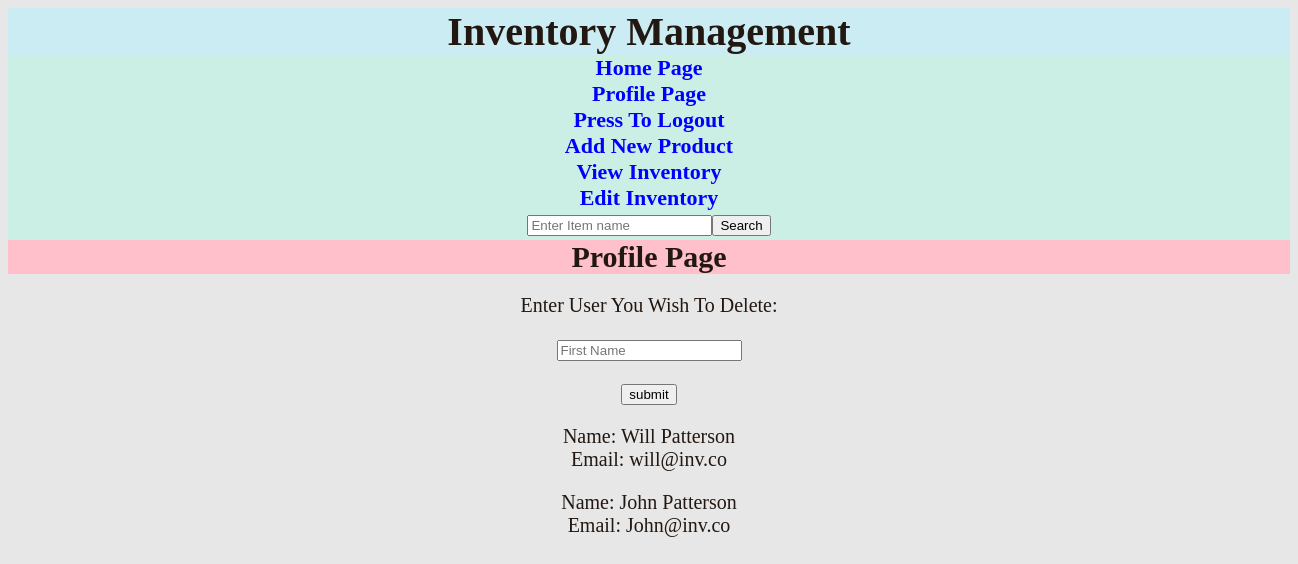
Screenshot of /profile_page (signed in) with the database file from the repository.
### models.py (models this page shows, shortened)
class Users(db.Model, UserMixin):
    id = db.Column(db.Integer, primary_key=True)
    email = db.Column(db.String(100), unique=True)
    password = db.Column(db.String(100))
    firstName = db.Column(db.String(100))
    lastName = db.Column(db.String(100))

### views.py (the view)
@views.route("profile_page")
@login_required
def profile_page():
    from models import Users
    return render_template("profile.html", values=Users.query.all())

### app.py (called while the page is built)
@login_manager.user_loader
def load_user(id):
    from models import Users
    return db.session.get(Users, int(id))

@app.before_request
def create_tables():
    db.create_all()

### templates/profile.html (shortened to what this page needs)
{% extends "index.html" %}
{% block label %}Profile Page{% endblock %}
{% block content %}
<form action="/del_usr" method="POST">
    <p>Enter User You Wish To Delete:</p>
    <p><input type="text" name="delete_user" placeholder="First Name"/></p>
    <p><input type="submit" value="submit"></p>
</form>
    {% for item in values %}
        <p>Name: {{item.firstName}} {{item.lastName}}<br>Email: {{item.email}}</p>
    {% endfor %}
{% endblock %}

### static/style.css (style rules this page uses)
body { background-color: #e7e7e7; color: #221811; }
p,h2,h3,h4 { text-align: center; padding-left: 1em; padding-right: 1em; }

### rows the page displays
Users: firstName "Will", lastName "Patterson", email "will@inv.co"
Users: firstName "John", lastName "Patterson", email "John@inv.co"
